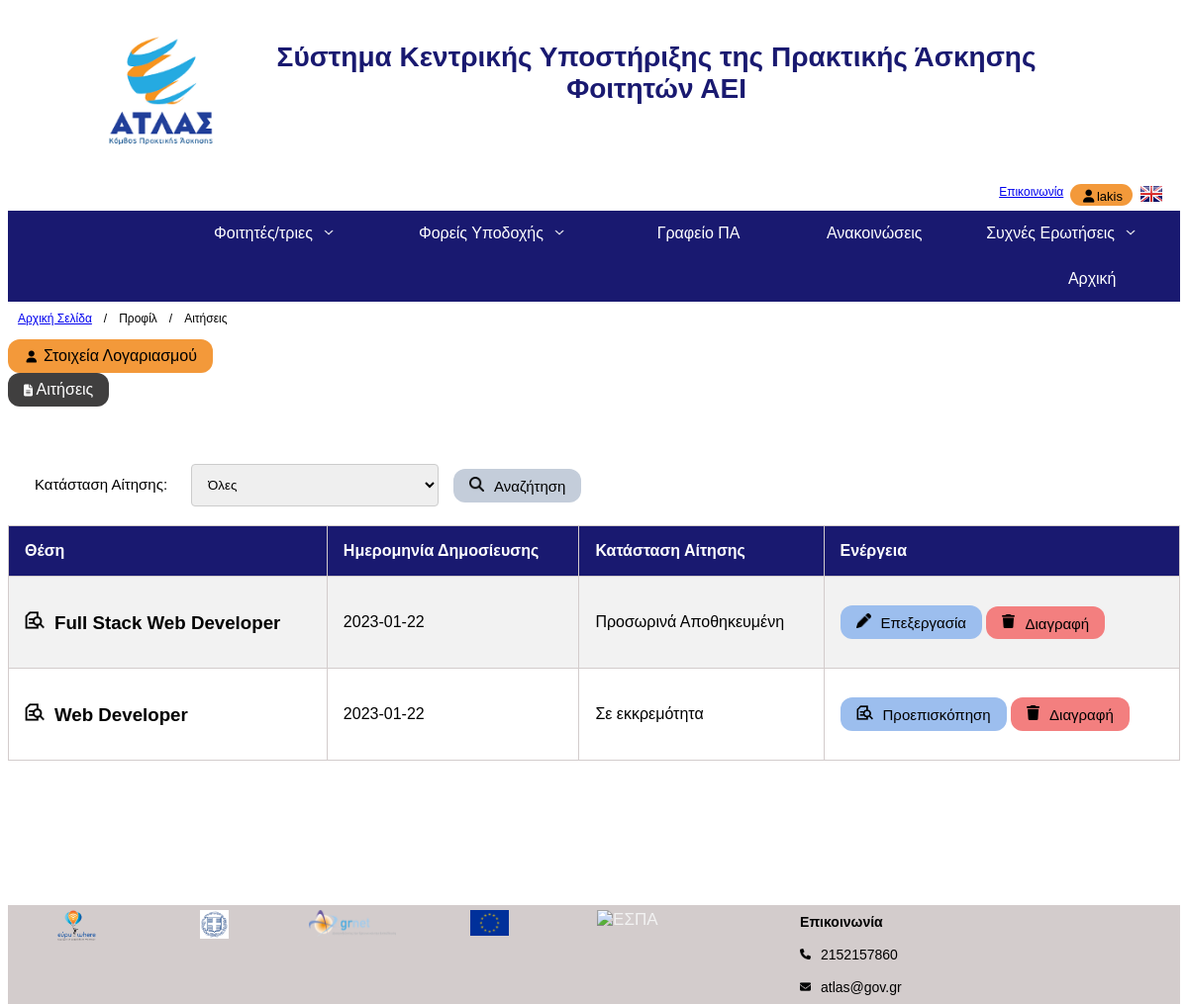
Page /php/student_applications.php (signed in) on the committed database.
### tables this page shows
CREATE TABLE `student_application` (
  `id` int NOT NULL,
  `file` blob,
  `reasons` varchar(500) DEFAULT NULL,
  `date` date NOT NULL,
  `state` varchar(45) DEFAULT NULL,
  `company_accepted` tinyint DEFAULT NULL,
  `notification_send` tinyint DEFAULT '0',
  `rejection_reasons` varchar(100) DEFAULT NULL,
  `student_id` int NOT NULL,
  `ad_id` int NOT NULL,
  `read` tinyint(1) NOT NULL DEFAULT '0'
);

CREATE TABLE `ad` (
  `id` int NOT NULL,
  `title` varchar(45) DEFAULT NULL,
  `type` enum('Πλήρης','Μερική', '') DEFAULT NULL,
  `duration` enum('3','6', '') DEFAULT NULL,
  `start` date DEFAULT NULL,
  `espa` enum('Με ΕΣΠΑ','Χωρίς ΕΣΠΑ', '') DEFAULT NULL,
  `salary` double DEFAULT NULL,
  `shift_start` time DEFAULT NULL,
  `shift_end` time DEFAULT NULL,
  `no_of_vacancies` int DEFAULT NULL,
  `job_description` varchar(500) DEFAULT NULL,
  `required_qualification` varchar(500) DEFAULT NULL,
  `wanted_qualification` varchar(500) DEFAULT NULL,
  `company_offers` varchar(500) DEFAULT NULL,
  `deleted` tinyint NOT NULL DEFAULT '0',
  `state` varchar(45) NOT NULL,
  `date` date NOT NULL,
  `company_id` int NOT NULL,
  `object` varchar(45) DEFAULT NULL
);

### php/student_applications.php (the view, shortened to what this page needs)
<?php
    require_once 'database.php';
    $conn = new mysqli($hn, $un, $pw, $db);
    $username = $_SESSION['username'];
    $sql = "SELECT sa.id as 'app_id', a.id as 'ad_id', a.title, sa.state, sa.date, sa.company_accepted, sa.rejection_reasons
            FROM user u, student s, student_application sa, ad a
            WHERE (u.username = '$username') AND (s.user_id = u.id) AND (s.id = sa.student_id) AND (sa.ad_id = a.id) AND (sa.state != 'auto-save')
            ORDER BY sa.date DESC, a.title";
    $result = mysqli_query($conn, $sql);
?>
<!DOCTYPE html>
<html lang="el">
    <head>
        <link rel="stylesheet" href="../css/profile.css">
        <link rel="stylesheet" href="../css/company_ads.css">
        <link rel="stylesheet" href="https://cdnjs.cloudflare.com/ajax/libs/font-awesome/4.7.0/css/font-awesome.min.css">
    </head>
    <body onload="cleanStorage()">
        <?php
            include 'top_base.php';
        ?>
        <?php
            include 'nav_bar.php';
        ?>
        <div style="padding-bottom: 20px">
            <div style="font-size: 12px; float: left; margin: 10px;"><a href="index.php">Αρχική Σελίδα</a></div>
            <div style="font-size: 12px; float: left; margin: 10px; margin-left: 2px; margin-right: 2px;">/</div>
            <div style="font-size: 12px; float: left; margin: 10px;">Προφίλ</div>
            <div style="font-size: 12px; float: left; margin: 10px; margin-left: 2px; margin-right: 2px;">/</div>
            <div style="font-size: 12px; float: left; margin: 10px;">Αιτήσεις</div>
        </div> <br>
        <?php
            include 'profile_menu.php';
        ?>
        <br><br>
        <br><br>
        <div>
            <form action="" method="get">
                <div class="wrapper">
                    <div style="padding: 12px;">
                        <label for="state">Κατάσταση Αίτησης:</label>
                    </div>
                    <div>
                        <select id="state" name="state">
                            <option value="Όλες">Όλες</option>
                        </select>
                    </div>
                    <div style="padding: 5px;">
                        <button name="search_btn" type="submit" class="ad_info_btn" style="background-color: #c4cdda; margin-left: 10px;"><img alt="magnifying_glass_solid" src="../img/magnifying-glass-solid.png" style="width: 15px; margin-right: 10px;">Αναζήτηση</button>
                    </div>
                </div>
            </form>
            <br>
            <div>
                <table>
                    <tr class="header">
                        <th>Θέση</th>
                        <th>Ημερομηνία Δημοσίευσης</th>
                        <th>Κατάσταση Αίτησης</th>
                        <th>Ενέργεια</th>
                    </tr>
                    <?php while($row = mysqli_fetch_array($result)) :?>
                        <tr>
                            <td>
                                <h3><a href="details.php?id=<?php echo $row['ad_id']; ?>" target="_blank" style="text-decoration: none; color:black;"><img alt="magnifying_glass_solid" src="../img/file_search.png" style="width: 20px; margin-right: 10px;"><?php echo $row['title'];?></a></h3>
                            </td>
                            <td><?php echo $row['date'];?></td>
                            <?php if ( $row['state'] == "Εγκεκριμένη" ){
                                echo "<td style='color:#2a7d3c; font-weight: bold;'>Εγκεκριμένη</td>";
                                }else { echo '<td>'.$row['state'].'</td>'; }?>
                            <td>
                                <?php if ( $row['state'] == "Προσωρινά Αποθηκευμένη" ){ ?>
                                    <button class="ad_info_btn" style="background-color: #9cbeee;"><img alt="pen" src="../img/pen.png" style="width: 15px; margin-right: 10px;"><a href="create_application.php?id=<?php echo $row['ad_id'].'&app='.$row['app_id']; ?>" style="text-decoration: none; color:black;">Επεξεργασία</a></button>
                                    <button class="ad_info_btn" onclick="confirmDelete(<?php echo $row['app_id']; ?>, '<?php echo $row['title']; ?>')" style="background-color: #f37f7f;"><img alt="trash" src="../img/trash.png" style="width: 13px; margin-right: 10px;">Διαγραφή</button>
                                <?php } else if ( $row['state'] == "Σε εκκρεμότητα" ) {?>
                                    <button class="ad_info_btn" style="background-color: #9cbeee;"><img alt="file_search" src="../img/file_search.png" style="width: 17px; margin-right: 10px;"><a href="app_details.php?id=<?php echo $row['app_id']; ?>" target="_blank" style="text-decoration: none; color:black;">Προεπισκόπηση</a></button>
                                    <button class="ad_info_btn" onclick="confirmDelete(<?php echo $row['app_id']; ?>, '<?php echo $row['title']; ?>')" style="background-color: #f37f7f;"><img alt="trash" src="../img/trash.png" style="width: 13px; margin-right: 10px;">Διαγραφή</button>
                                <?php } else if ( $row['state'] == "Εγκεκριμένη" ) { ?>
                                    <button class="ad_info_btn" style="background-color: #9cbeee;"><img alt="file_search" src="../img/file_search.png" style="width: 17px; margin-right: 10px;"><a href="app_details.php?id=<?php echo $row['app_id']; ?>" target="_blank" style="text-decoration: none; color:black;">Προεπισκόπηση</a></button>
                                <?php } else if ( $row['state'] == "Μη Εγκεκριμένη" ) { ?>
                                    <button class="ad_info_btn" style="background-color: #9cbeee;"><img alt="file_search" src="../img/file_search.png" style="width: 17px; margin-right: 10px;"><a href="app_details.php?id=<?php echo $row['app_id']; ?>" target="_blank" style="text-decoration: none; color:black;">Προεπισκόπηση</a></button>
                                    <button class="ad_info_btn" style="background-color: #9cbeee;"><img alt="file_xmark" src="../img/file_xmark.png" style="width: 16px; margin-right: 10px;"><a href="app_rejected.php?id=<?php echo $row['app_id']; ?>" target="_blank" style="text-decoration: none; color:black;">Λόγοι Απόρριψης</a></button>
                                <?php } ?>
                            </td>
                        </tr>
                    <?php endwhile; ?>
                </table>
            </div>
        </div> <br><br><br><br><br><br><br>
        <?php
            include 'bottom_base.php';
        ?>
    </body>
</html>

### css/profile.css (style rules this page uses)
label { font-size: 12px; }

### css/company_ads.css (style rules this page uses)
table { border-collapse: collapse; border-spacing: 0; width: 100%; border: 1px solid rgb(14, 2, 48); }
th, td { text-align: left; padding: 16px; border: 1px solid rgb(211, 204, 204); }
.header { background-color: midnightblue; color: white; }
tr:nth-child(even) { background-color: #f2f2f2; }
input[type=text], select, textarea { width: 100%; padding: 12px; border: 1px solid #ccc; border-radius: 4px; resize: vertical; }
label { display: inline-block; font-size: 15px; }
.wrapper { display: grid; margin-left: 15px; grid-template-columns: 170px 250px 200px; }
.ad_info_btn { padding: 8px 16px; background-color: #f3993a; border-radius: 12px; border: transparent; font-size: 15px; }

### css/base.css (style rules this page uses)
* { font-family: sans-serif; box-sizing: border-box; }

### rows in the picture
student_application: ad.title "Full Stack Web Developer", date "2023-01-22", state "Προσωρινά Αποθηκευμένη"
student_application: ad.title "Web Developer", date "2023-01-22", state "Σε εκκρεμότητα"

### other values in the picture
$_SESSION['username'] "lakis"
